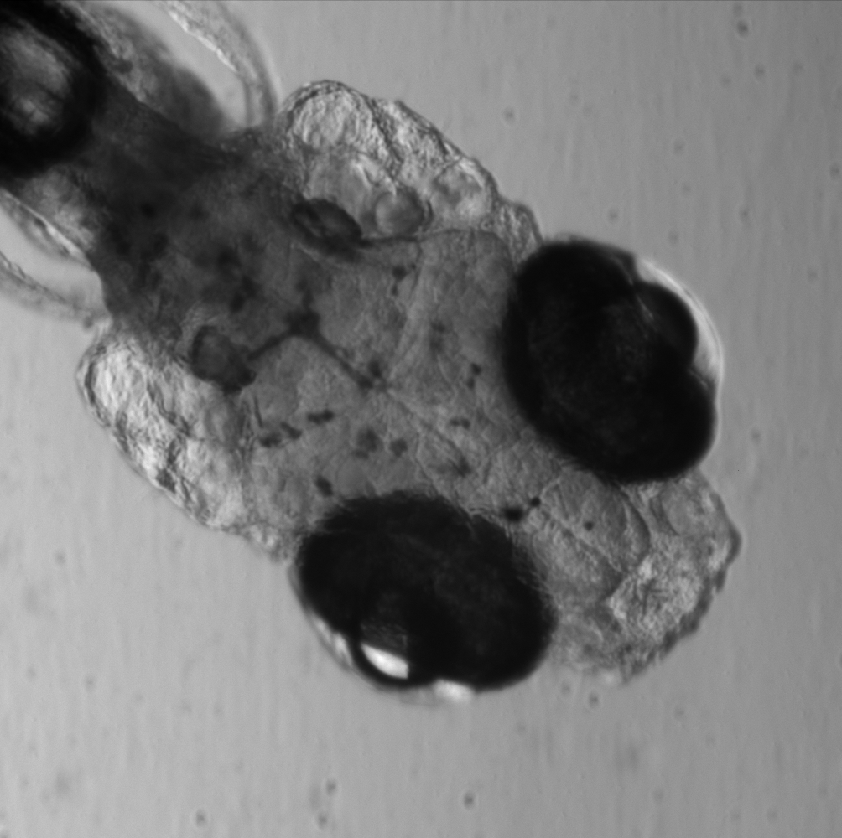
%> input picture Captured 6.tif, 842 x 838 px, shrunk from 1004 x 1000 before the run
$ octave target.m   (GNU Octave 9; MATLAB toolbox functions it lacks are replaced by stand-ins)
%> lines starting %> are read from the running program, lines starting %| are printed output that depends on the picture
% Part(1) : Entering the image for MATLAB
fprintf('\n This program detects a target in an image')
fprintf('\n Entering the image for MATLAB...')
fprintf('\n Save the image or its copy in MATLAB working Directory')
imagname = input('\n Enter the name of the image file (filename.ext) : ','s');
%> the answer given: Captured 6.tif
w = imread(imagname);
%> w is the input picture: size 838x842 uint16; min 5123, max 52789, mean 27310.8
w = im2double(w);
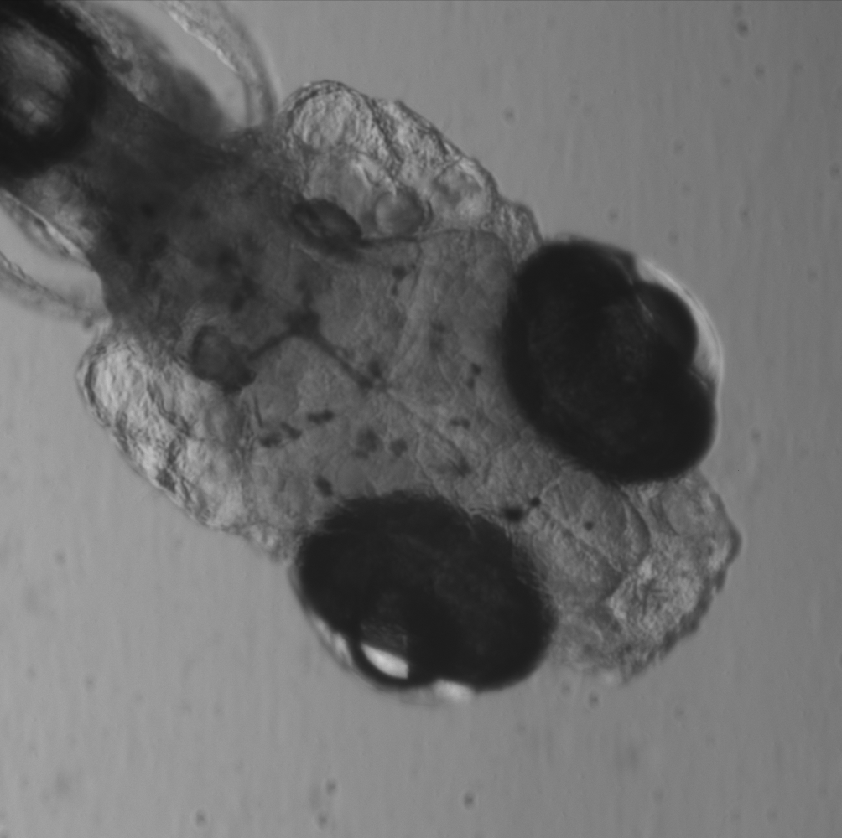
%> w: size 838x842 double; min 0.0782, max 0.806, mean 0.417
sizw = size(w);
%> sizw = [838 842]
figure
imshow(w)
title('Input Image')
pause(3.5);
close;
fprintf('\n Entering the target image for MATLAB...')
fprintf('\n Save the target image or its copy in MATLAB working Directory')
tarname = input('\n Enter the name of the target image file (filename.ext) : ','s');
%> the answer given: Captured10.tif
t = imread(tarname);
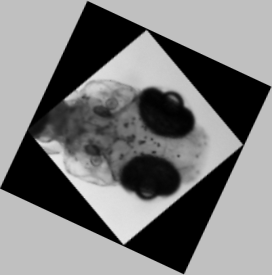
%> input picture Captured10.tif, 272 x 275 px
%> t is the input picture: size 275x272x3 uint8; min 0, max 232, mean 124.8
t = im2double(t);
%> t: size 275x272x3 double
sizt = size(t);
%> sizt = [275 272 3]
figure
imshow(t)
title('Target Image')
pause(3.5);
close;
% ww = rgb2gray(w);
% tt = rgb2gray(t);
ww = w;
tt = t;
%> (the run ends here)
